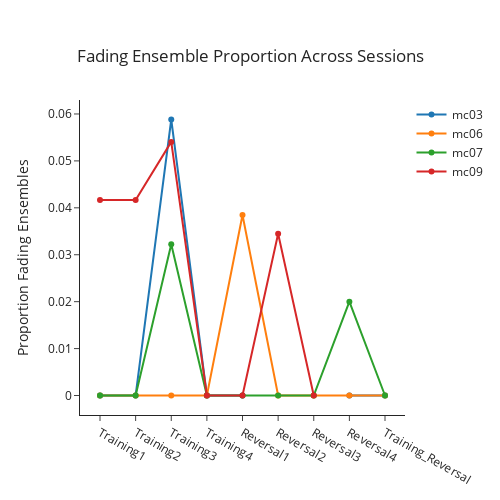

The notebook cell saved with this chart:
### Code cell
## Plot fading ensembles across all sessions
## Create empty dictionary
trends_dict = {}
## Loop through mouse_trends and extract the proportion of fading ensembles for each session (Training1, Training2, etc)
for key in mouse_trends:
    fading_ensembles = []
    for session in mouse_trends[key]:
        fading_ensembles.append(mouse_trends[key][session]['prop_decreasing'])
    trends_dict[key] = fading_ensembles
## Add in NaN values for days that are missing for mc03
trends_dict['mc03'][5] = np.nan
trends_dict['mc03'][6] = np.nan
trends_dict['mc03'].append(0.0) ## value for proportion of fading ensembles on Reversal4
trends_dict['mc03'].append(0.0) ## value for proportion of fading ensembles on Training_Reversal
## Plot values for each mouse
fig = go.Figure()
x_axis = session_list
for key in trends_dict:
    fig.add_trace(go.Scatter(x = x_axis, y = trends_dict[key], name = key))
fig.update_layout(template = 'simple_white', height = 500, width = 500)
fig.update_layout(
    title={
        'text': 'Fading Ensemble Proportion Across Sessions',
        'y':0.9,
        'x':0.5,
        'xanchor': 'center',
        'yanchor': 'top'})
fig.update_yaxes(title = 'Proportion Fading Ensembles')
fig.show()
fig.write_image(pjoin(figure_path, 'all_sessions_trials.png'))

### Figure 1 — Plotly figure (JSON) as saved in the notebook; plotly's stock layout.template omitted (floating-point values rounded to 4 significant figures)
{"data": [{"name": "mc03", "type": "scatter", "x": ["Training1", "Training2", "Training3", "Training4", "Reversal1", "Reversal2", "Reversal3", "Reversal4", "Training_Reversal"], "y": [0, 0, 0.05882, 0, 0, null, null, 0, 0]}, {"name": "mc06", "type": "scatter", "x": ["Training1", "Training2", "Training3", "Training4", "Reversal1", "Reversal2", "Reversal3", "Reversal4", "Training_Reversal"], "y": [0, 0, 0, 0, 0.03846, 0, 0, 0, 0]}, {"name": "mc07", "type": "scatter", "x": ["Training1", "Training2", "Training3", "Training4", "Reversal1", "Reversal2", "Reversal3", "Reversal4", "Training_Reversal"], "y": [0, 0, 0.03226, 0, 0, 0, 0, 0.02, 0]}, {"name": "mc09", "type": "scatter", "x": ["Training1", "Training2", "Training3", "Training4", "Reversal1", "Reversal2", "Reversal3", "Reversal4", "Training_Reversal"], "y": [0.04167, 0.04167, 0.05405, 0, 0, 0.03448, 0]}], "layout": {"height": 500, "title": {"text": "Fading Ensemble Proportion Across Sessions", "x": 0.5, "xanchor": "center", "y": 0.9, "yanchor": "top"}, "width": 500, "yaxis": {"title": {"text": "Proportion Fading Ensembles"}}}}
